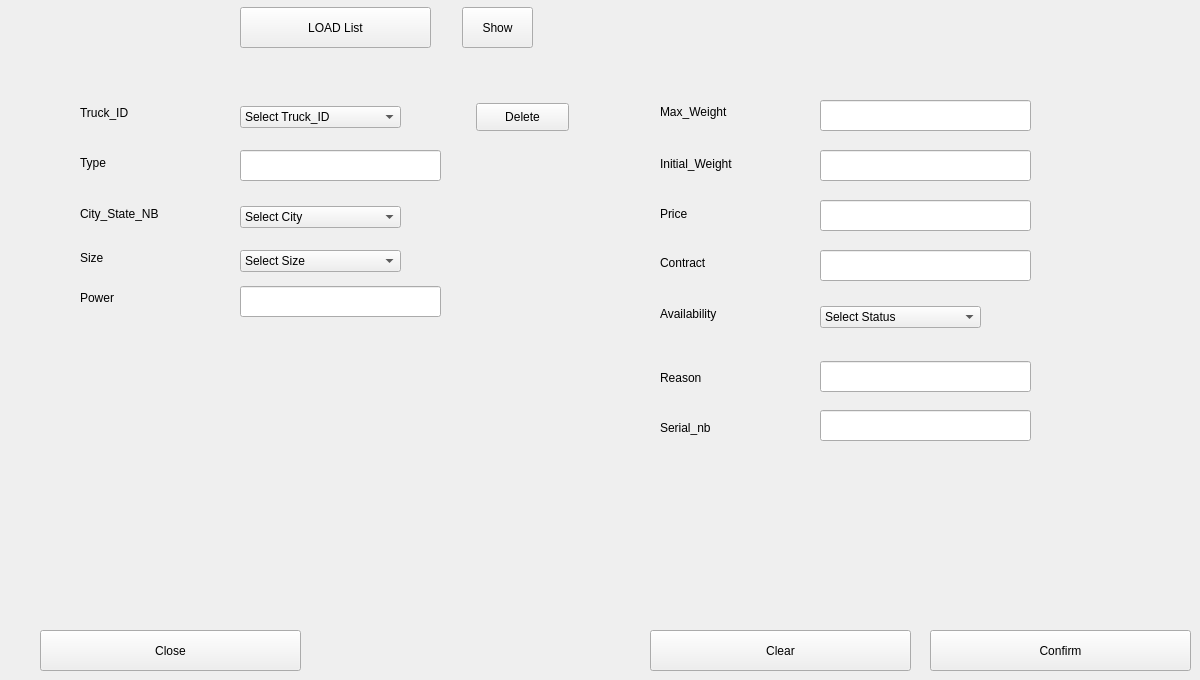
     <widget class="QWidget" name="tab_Modify_Truck">
      <attribute name="title">
       <string>Modify</string>
      </attribute>
      <widget class="QLabel" name="label_Truck_modify_Price">
       <property name="geometry">
        <rect>
         <x>660</x>
         <y>206</y>
         <width>81</width>
         <height>16</height>
        </rect>
       </property>
       <property name="text">
        <string>Price</string>
       </property>
      </widget>
      <widget class="QLabel" name="label_Truck_Modify_Contract">
       <property name="geometry">
        <rect>
         <x>660</x>
         <y>255</y>
         <width>61</width>
         <height>16</height>
        </rect>
       </property>
       <property name="text">
        <string>Contract</string>
       </property>
      </widget>
      <widget class="QComboBox" name="comboBox_Truck_Modify_size">
       <property name="geometry">
        <rect>
         <x>240</x>
         <y>250</y>
         <width>161</width>
         <height>22</height>
        </rect>
       </property>
       <item>
        <property name="text">
         <string>Select Size</string>
        </property>
       </item>
       <item>
        <property name="text">
         <string>Small</string>
        </property>
       </item>
       <item>
        <property name="text">
         <string>Medium</string>
        </property>
       </item>
       <item>
        <property name="text">
         <string>Big</string>
        </property>
       </item>
      </widget>
      <widget class="QLabel" name="label_Truck_Modify_City">
       <property name="geometry">
        <rect>
         <x>80</x>
         <y>206</y>
         <width>91</width>
         <height>16</height>
        </rect>
       </property>
       <property name="text">
        <string>City_State_NB</string>
       </property>
      </widget>
      <widget class="QLabel" name="label_Truck_modify_Size">
       <property name="geometry">
        <rect>
         <x>80</x>
         <y>250</y>
         <width>55</width>
         <height>16</height>
        </rect>
       </property>
       <property name="text">
        <string>Size</string>
       </property>
      </widget>
      <widget class="QPushButton" name="pushButton_clear_Modify_Truck">
       <property name="geometry">
        <rect>
         <x>650</x>
         <y>630</y>
         <width>261</width>
         <height>41</height>
        </rect>
       </property>
       <property name="text">
        <string>Clear</string>
       </property>
      </widget>
      <widget class="QLineEdit" name="lineEdit_Truck_Modify_Contract">
       <property name="geometry">
        <rect>
         <x>820</x>
         <y>250</y>
         <width>211</width>
         <height>31</height>
        </rect>
       </property>
      </widget>
      <widget class="QLabel" name="label_Truck_Modify_Type">
       <property name="geometry">
        <rect>
         <x>80</x>
         <y>155</y>
         <width>55</width>
         <height>16</height>
        </rect>
       </property>
       <property name="text">
        <string>Type</string>
       </property>
      </widget>
      <widget class="QComboBox" name="comboBox_Truck_Modify_City">
       <property name="geometry">
        <rect>
         <x>240</x>
         <y>206</y>
         <width>161</width>
         <height>22</height>
        </rect>
       </property>
       <item>
        <property name="text">
         <string>Select City</string>
        </property>
       </item>
       <item>
        <property name="text">
         <string>76</string>
        </property>
       </item>
       <item>
        <property name="text">
         <string>25</string>
        </property>
       </item>
       <item>
        <property name="text">
         <string>96</string>
        </property>
       </item>
      </widget>
      <widget class="QPushButton" name="pushButton_Modify_Truck_Submit">
       <property name="geometry">
        <rect>
         <x>930</x>
         <y>630</y>
         <width>261</width>
         <height>41</height>
        </rect>
       </property>
       <property name="text">
        <string>Confirm</string>
       </property>
      </widget>
      <widget class="QLineEdit" name="lineEdit_Truck_Modify_price">
       <property name="geometry">
        <rect>
         <x>820</x>
         <y>200</y>
         <width>211</width>
         <height>31</height>
        </rect>
       </property>
      </widget>
      <widget class="QLabel" name="label_Truck_Modify_Power">
       <property name="geometry">
        <rect>
         <x>80</x>
         <y>290</y>
         <width>55</width>
         <height>16</height>
        </rect>
       </property>
       <property name="text">
        <string>Power</string>
       </property>
      </widget>
      <widget class="QLabel" name="label_Truck_Modify_Max_weight">
       <property name="geometry">
        <rect>
         <x>660</x>
         <y>96</y>
         <width>91</width>
         <height>31</height>
        </rect>
       </property>
       <property name="text">
        <string>Max_Weight</string>
       </property>
      </widget>
      <widget class="QLineEdit" name="lineEdit_Truck_Modify_Power">
       <property name="geometry">
        <rect>
         <x>240</x>
         <y>286</y>
         <width>201</width>
         <height>31</height>
        </rect>
       </property>
      </widget>
      <widget class="QLabel" name="label_Truck_Modify_Availebility">
       <property name="geometry">
        <rect>
         <x>660</x>
         <y>306</y>
         <width>101</width>
         <height>16</height>
        </rect>
       </property>
       <property name="text">
        <string>Availability</string>
       </property>
      </widget>
      <widget class="QLineEdit" name="lineEdit_Truck_Modify_initial_weight">
       <property name="geometry">
        <rect>
         <x>820</x>
         <y>150</y>
         <width>211</width>
         <height>31</height>
        </rect>
       </property>
      </widget>
      <widget class="QLabel" name="label_Truck_Modify_ID">
       <property name="geometry">
        <rect>
         <x>80</x>
         <y>105</y>
         <width>101</width>
         <height>16</height>
        </rect>
       </property>
       <property name="text">
        <string>Truck_ID</string>
       </property>
      </widget>
      <widget class="QPushButton" name="pushButton_cancel_Modify_Truck">
       <property name="geometry">
        <rect>
         <x>40</x>
         <y>630</y>
         <width>261</width>
         <height>41</height>
        </rect>
       </property>
       <property name="text">
        <string>Close</string>
       </property>
      </widget>
      <widget class="QLabel" name="label_Truck_Modify_initial_Weight">
       <property name="geometry">
        <rect>
         <x>660</x>
         <y>156</y>
         <width>91</width>
         <height>16</height>
        </rect>
       </property>
       <property name="text">
        <string>Initial_Weight</string>
       </property>
      </widget>
      <widget class="QLineEdit" name="lineEdit_Truck_Modify_Type">
       <property name="geometry">
        <rect>
         <x>240</x>
         <y>150</y>
         <width>201</width>
         <height>31</height>
        </rect>
       </property>
      </widget>
      <widget class="QComboBox" name="comboBox_Truck_Modify_status">
       <property name="geometry">
        <rect>
         <x>820</x>
         <y>306</y>
         <width>161</width>
         <height>22</height>
        </rect>
       </property>
       <item>
        <property name="text">
         <string>Select Status</string>
        </property>
       </item>
       <item>
        <property name="text">
         <string>Availible</string>
        </property>
       </item>
       <item>
        <property name="text">
         <string>Unavailible</string>
        </property>
       </item>
      </widget>
      <widget class="QLineEdit" name="lineEdit_Truck_Modify_Max_weight">
       <property name="geometry">
        <rect>
         <x>820</x>
         <y>100</y>
         <width>211</width>
         <height>31</height>
        </rect>
       </property>
      </widget>
      <widget class="QPushButton" name="pushButton_Truck_Delete">
       <property name="geometry">
        <rect>
         <x>476</x>
         <y>103</y>
         <width>93</width>
         <height>28</height>
        </rect>
       </property>
       <property name="text">
        <string>Delete</string>
       </property>
      </widget>
      <widget class="QComboBox" name="comboBox_Truck_Modify_Select_ID">
       <property name="geometry">
        <rect>
         <x>240</x>
         <y>106</y>
         <width>161</width>
         <height>22</height>
        </rect>
       </property>
       <item>
        <property name="text">
         <string>Select Truck_ID</string>
        </property>
       </item>
      </widget>
      <widget class="QPushButton" name="pushButton_Load_Truck_Modify">
       <property name="geometry">
        <rect>
         <x>240</x>
         <y>7</y>
         <width>191</width>
         <height>41</height>
        </rect>
       </property>
       <property name="text">
        <string>LOAD List</string>
       </property>
      </widget>
      <widget class="QLineEdit" name="lineEdit_Modify_Truck_reason">
       <property name="geometry">
        <rect>
         <x>820</x>
         <y>361</y>
         <width>211</width>
         <height>31</height>
        </rect>
       </property>
      </widget>
      <widget class="QLabel" name="label_6">
       <property name="geometry">
        <rect>
         <x>660</x>
         <y>370</y>
         <width>55</width>
         <height>16</height>
        </rect>
       </property>
       <property name="text">
        <string>Reason</string>
       </property>
      </widget>
      <widget class="QLabel" name="label_7">
       <property name="geometry">
        <rect>
         <x>660</x>
         <y>420</y>
         <width>61</width>
         <height>16</height>
        </rect>
       </property>
       <property name="text">
        <string>Serial_nb</string>
       </property>
      </widget>
      <widget class="QLineEdit" name="lineEdit_Modify_Truck_serial_nb">
       <property name="geometry">
        <rect>
         <x>820</x>
         <y>410</y>
         <width>211</width>
         <height>31</height>
        </rect>
       </property>
      </widget>
      <widget class="QPushButton" name="pushButton_Show_Truck">
       <property name="geometry">
        <rect>
         <x>462</x>
         <y>7</y>
         <width>71</width>
         <height>41</height>
        </rect>
       </property>
       <property name="text">
        <string>Show</string>
       </property>
      </widget>
     </widget>
